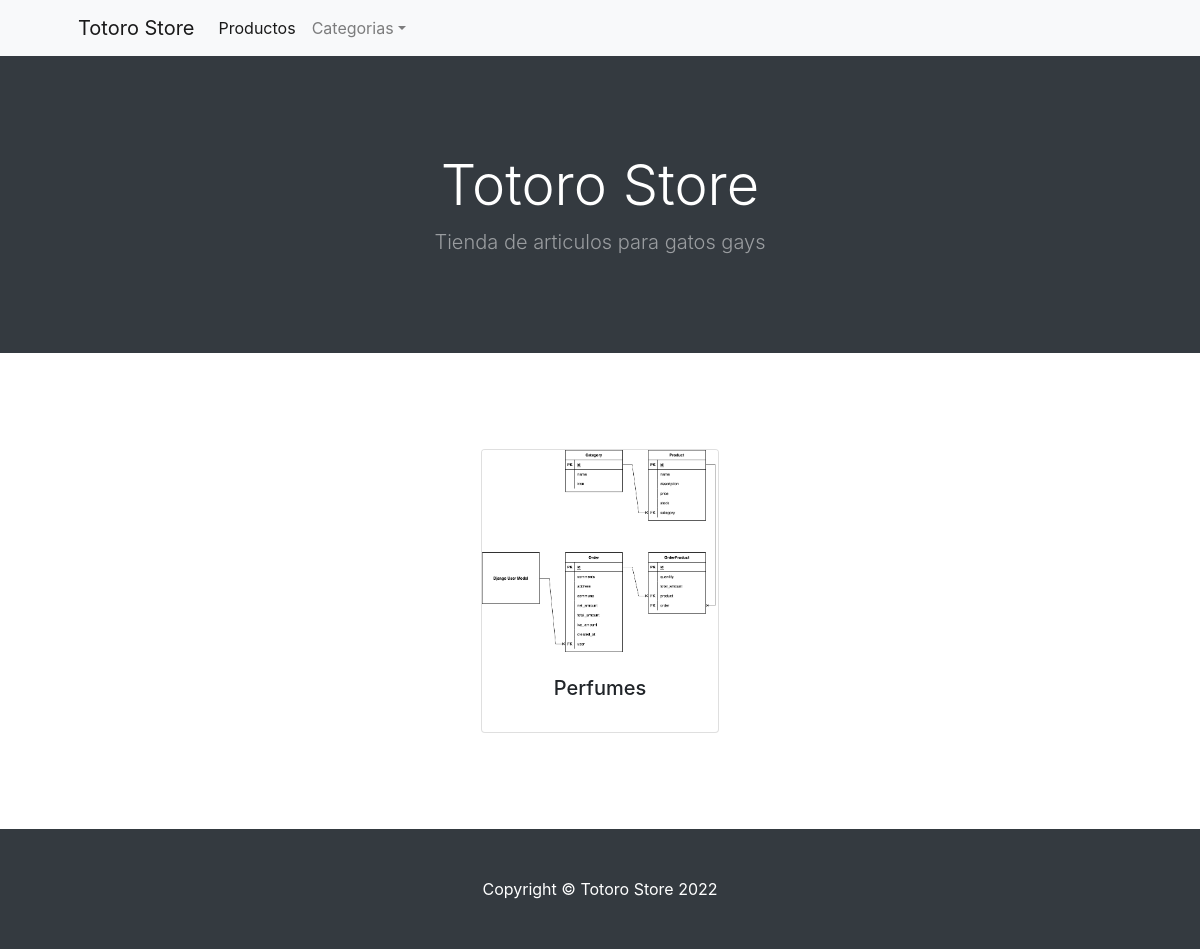
The page //all-categories on the database as committed earlier.
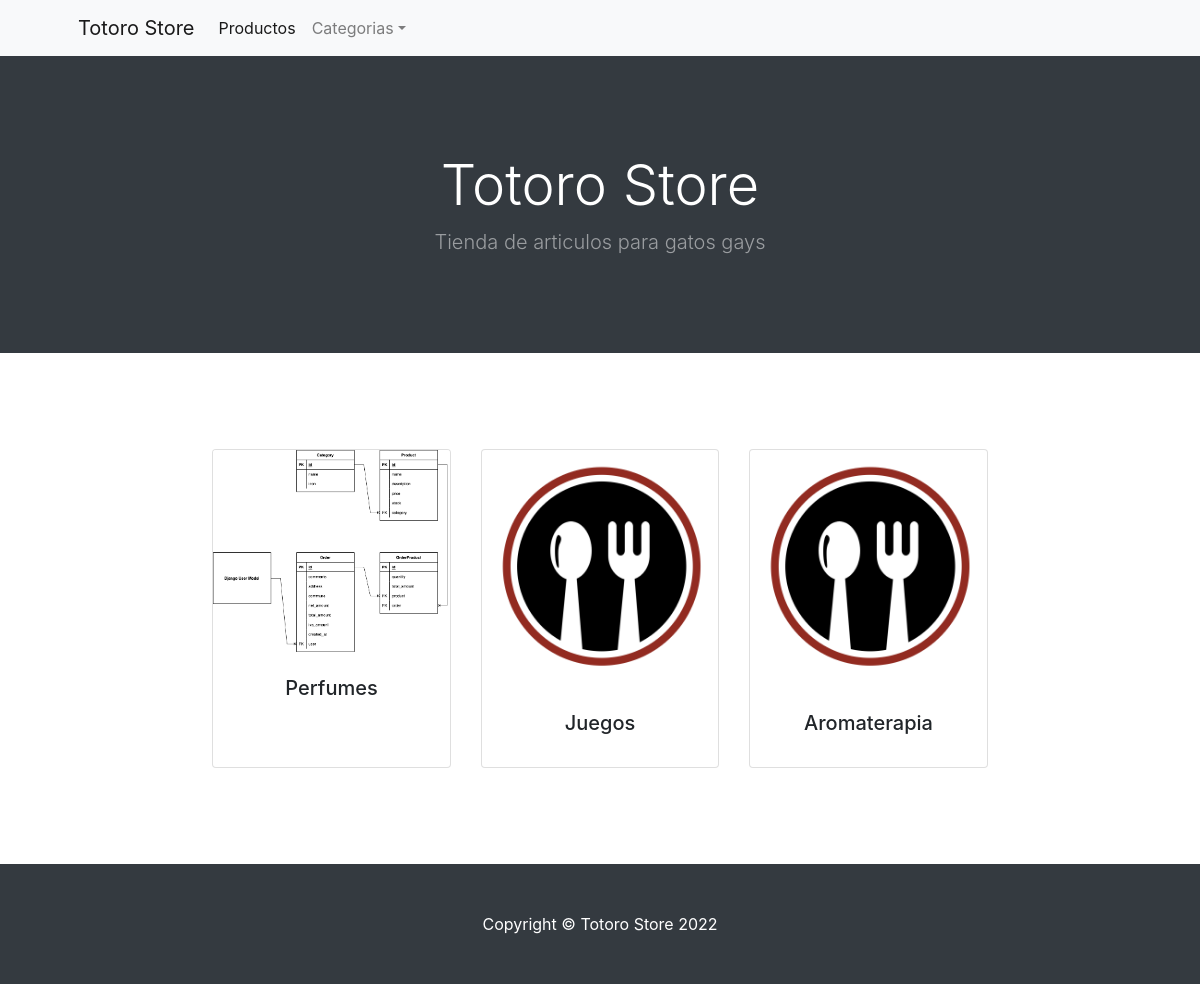
The same page on the database as committed later.
### catalog/models.py (models this page shows, shortened)
class Category(models.Model):
    name = models.CharField(max_length=255)
    icon = models.ImageField(upload_to="images/")
    class Meta:
        app_label = "catalog"

### catalog/views/category.py (the view)
# urls.py: path('/all-categories', all_categories, name='all_categories'),
def all_categories(request):
    context = dict()
    categories = category_providers.get_all_categories()
    context["categories"] = categories
    return render(
        request,
        "all_categories.html",
        context = context
    )

### catalog/providers/category.py (called while the page is built)
def get_all_categories():
    categories = Category.objects.all()
    return categories

### templates/all_categories.html (shortened to what this page needs)
<!DOCTYPE html>
<html lang="en">
    <head>
        <link href="https://cdn.jsdelivr.net/npm/bootstrap-icons@1.5.0/font/bootstrap-icons.css" rel="stylesheet" />
        <link rel="stylesheet" href="https://cdn.jsdelivr.net/npm/bootstrap@4.3.1/dist/css/bootstrap.min.css">
    </head>
    <body>
        <nav class="navbar navbar-expand-lg navbar-light bg-light">
            <div class="container px-4 px-lg-5">
                <a class="navbar-brand" href="{% url 'index' %}">Totoro Store</a>
                <div class="collapse navbar-collapse" id="navbarSupportedContent">
                    <ul class="navbar-nav me-auto mb-2 mb-lg-0 ms-lg-4">
                        <li class="nav-item"><a class="nav-link active" aria-current="page" href="{% url 'index' %}">Productos</a></li>
                        <li class="nav-item dropdown">
                            <a class="nav-link dropdown-toggle" id="navbarDropdown" href="#" role="button" data-bs-toggle="dropdown" aria-expanded="false">Categorias</a>
                        </li>
                    </ul>
                </div>
            </div>
        </nav>
        <header class="bg-dark py-5">
            <div class="container px-4 px-lg-5 my-5">
                <div class="text-center text-white">
                    <h1 class="display-4 fw-bolder">Totoro Store</h1>
                    <p class="lead fw-normal text-white-50 mb-0">Tienda de articulos para gatos gays</p>
                </div>
            </div>
        </header>
        <section class="py-5">
            <div class="container px-4 px-lg-5 mt-5">
                <div class="row gx-4 gx-lg-5 row-cols-2 row-cols-md-3 row-cols-xl-4 justify-content-center">
                    {% for category in categories %}
                    <div class="col-md-3 mb-5">
                        <div class="card h-100">
                            <img class="card-img-top" src="{{ category.icon.url }}" alt="..." />
                            <div class="card-body p-4">
                                <div class="text-center">
                                    <h5 class="fw-bolder">{{ category.name }}</h5>
                                </div>
                            </div>
                        </div>
                    </div>
                    {% endfor %}
                </div>
            </div>
        </section>
        <footer class="py-5 bg-dark">
            <div class="container"><p class="m-0 text-center text-white">Copyright &copy; Totoro Store 2022</p></div>
        </footer>
    </body>
</html>

Rows that differ between the two databases and show on the page:
added Category: icon (picture), name "Juegos"
added Category: icon (picture), name "Aromaterapia"
